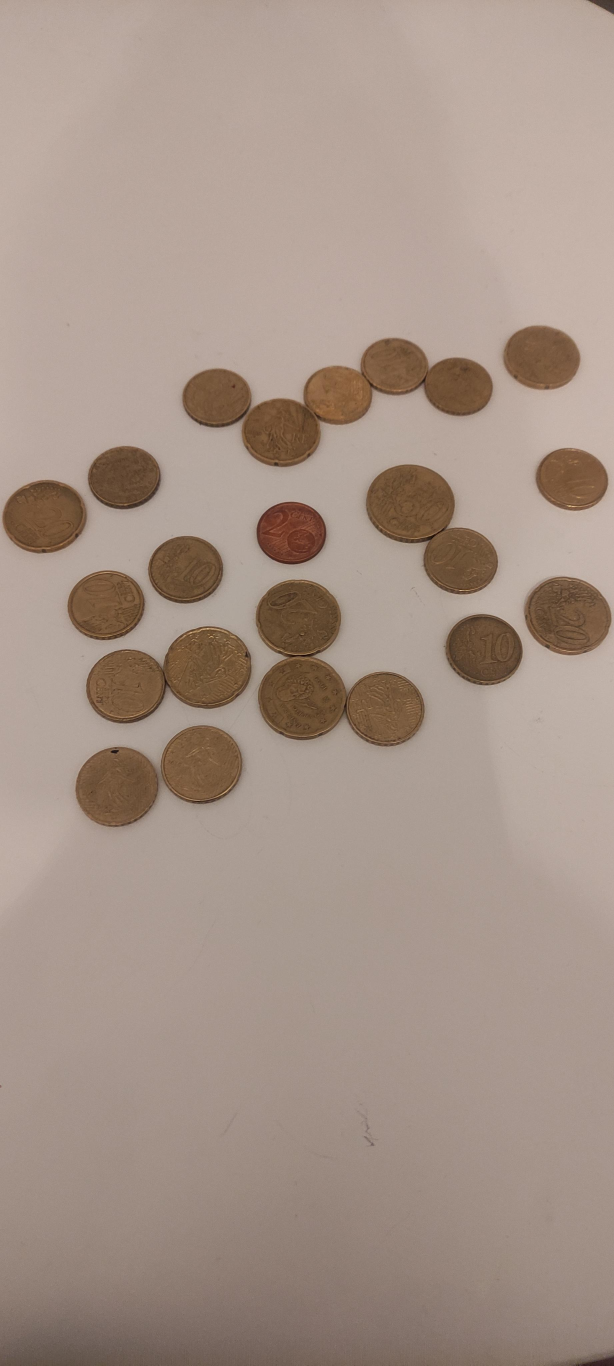
#> input picture Dataset/006.jpeg, 1842 x 4096 px, found by its file name (shown at 1/3 size); its folder holds only this picture in this run
$ python watershed.py
#> lines starting #> are read from the running program, lines starting #| are printed output that depends on the picture; after the words box and inside, x2 and y2 are one past the last pixel; in counts of white or black regions, pixels touching at a corner belong together
import cv2
import numpy as np
import matplotlib.pyplot as plt
import os

folder_path = "Dataset"

for filename in os.listdir(folder_path):
    if filename.endswith(".jpg") or filename.endswith(".jpeg") or filename.endswith(".png") or filename.endswith(".HEIC"):
        image_path = os.path.join(folder_path, filename)
        image = cv2.imread(image_path, cv2.IMREAD_COLOR)
#> image is the input picture: shape (4096, 1842, 3); mean B, G, R 135.9, 147.2, 165.3
        gray = cv2.cvtColor(image, cv2.COLOR_BGR2GRAY)
        blurred_image = cv2.medianBlur(gray, 31)
        binary_image = cv2.adaptiveThreshold(blurred_image,255,cv2.ADAPTIVE_THRESH_MEAN_C, cv2.THRESH_BINARY,801,2)
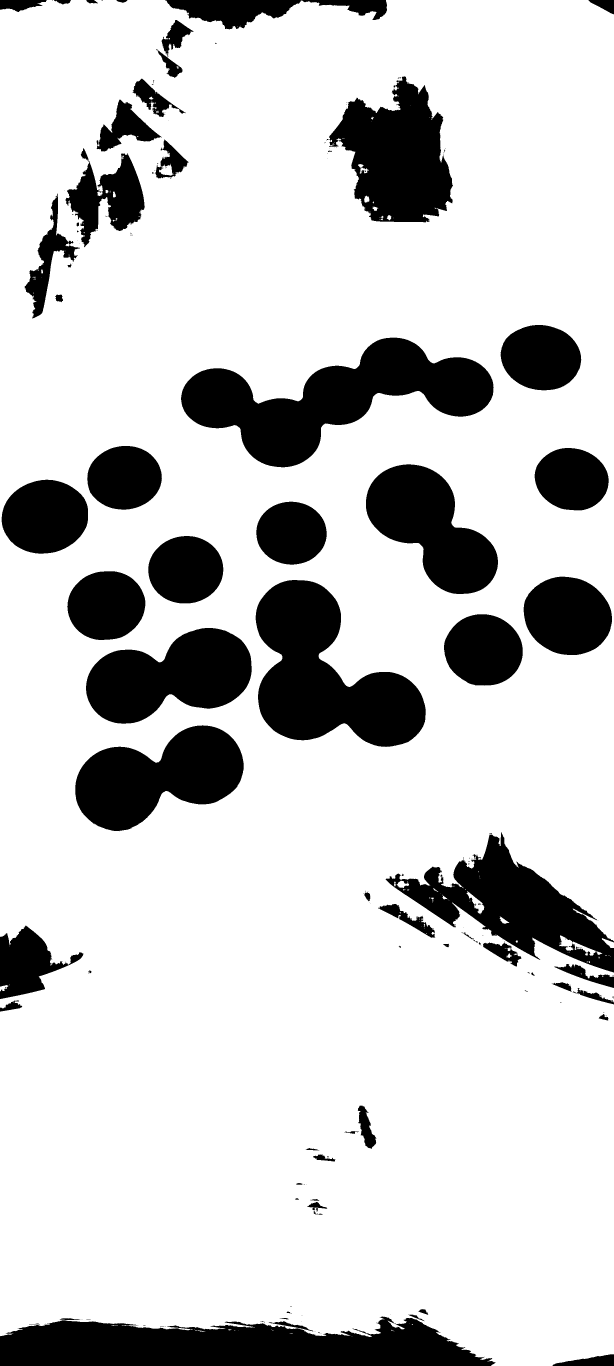
#> binary_image: shape (4096, 1842) (shown at 1/3 size); 80.8% white; 239 black regions (167 under 20 px), largest, box (x1, y1, x2, y2) and area: (0, 3949, 1487, 4096) 159306, (543, 1013, 1481, 1402) 158136, (767, 1740, 1277, 2241) 144277

        kernel = np.ones((3,3), np.uint8)
        opening = cv2.morphologyEx(binary_image, cv2.MORPH_OPEN, kernel=kernel, iterations=2)
#> opening: shape (4096, 1842); 80.7% white; 94 black regions (33 under 20 px)

        contours, _ = cv2.findContours(opening, cv2.RETR_TREE, cv2.CHAIN_APPROX_SIMPLE)
#> contours = 131 contours, 45 with area under 20; largest, box (x1, y1, x2, y2) and area: (0, 0, 1842, 4096) 7192934, (542, 1012, 1482, 1403) 159282, (766, 1739, 1278, 2242) 145138, (979, 228, 1360, 668) 103579, (225, 2175, 732, 2495) 98860

        #Créer une liste pour stocker les contours filtrés par taille
        filtered_contours = []

        #La taille minimale des cc à conserver
        min_contour_size = 3000

        #Filtrer les contours par taille
        for contour in contours:
            if cv2.contourArea(contour) > min_contour_size:
                filtered_contours.append(contour)
#> this loop made 131 passes
#> contour on passes 1, 4, 5, 7, 20, 24, 27: [[1032, 4001], [1032, 4005], [1036, 4005], [1036, 4001]], [[835, 3974], [835, 3980], [839, 3980], [839, 3974]], [[95, 3973], [95, 3977], [101, 3977], [101, 3973]], [[1757, 2860], [1757, 2865], [1762, 2865], [1762, 2860]], [[1453, 4070], [1454, 4069], [1455, 4070], [1454, 4071]], [[939, 3994], [940, 3993], [941, 3994], [940, 3995]], [[904, 3965], [905, 3964], [906, 3965], [905, 3966]]
#> after the loop, filtered_contours = 25 contours; largest, box (x1, y1, x2, y2) and area: (0, 0, 1842, 4096) 7192934, (542, 1012, 1482, 1403) 159282, (766, 1739, 1278, 2242) 145138, (979, 228, 1360, 668) 103579, (225, 2175, 732, 2495) 98860

        #Supprimer le + grand contours (la fenetre)
        largest_contour_index = max(range(len(filtered_contours)), key=lambda i: cv2.contourArea(filtered_contours[i]))
#> largest_contour_index = 0
        del filtered_contours[largest_contour_index]

        filtered_contour_image = np.ones_like(image) * 0
        for contour in filtered_contours:
            cv2.fillPoly(filtered_contour_image, pts=[contour], color=(255, 255, 255))
#> this loop made 24 passes
#> filtered_contour_image: shape (4096, 1842, 3); 15.1% white; 24 white regions, largest, box (x1, y1, x2, y2) and area: (542, 1012, 1482, 1403) 160417, (766, 1739, 1278, 2242) 145998, (979, 228, 1360, 668) 104485

        opening = filtered_contour_image
        opening = cv2.cvtColor(opening, cv2.COLOR_BGR2GRAY)

        dist_transform = cv2.distanceTransform(src=opening, distanceType=cv2.DIST_L2, maskSize=5)
        # [7 lines of commented-out code are left out]

        ret, sure_foreground = cv2.threshold(src=dist_transform, thresh=0.4*np.max(dist_transform), maxval=255, type=0)
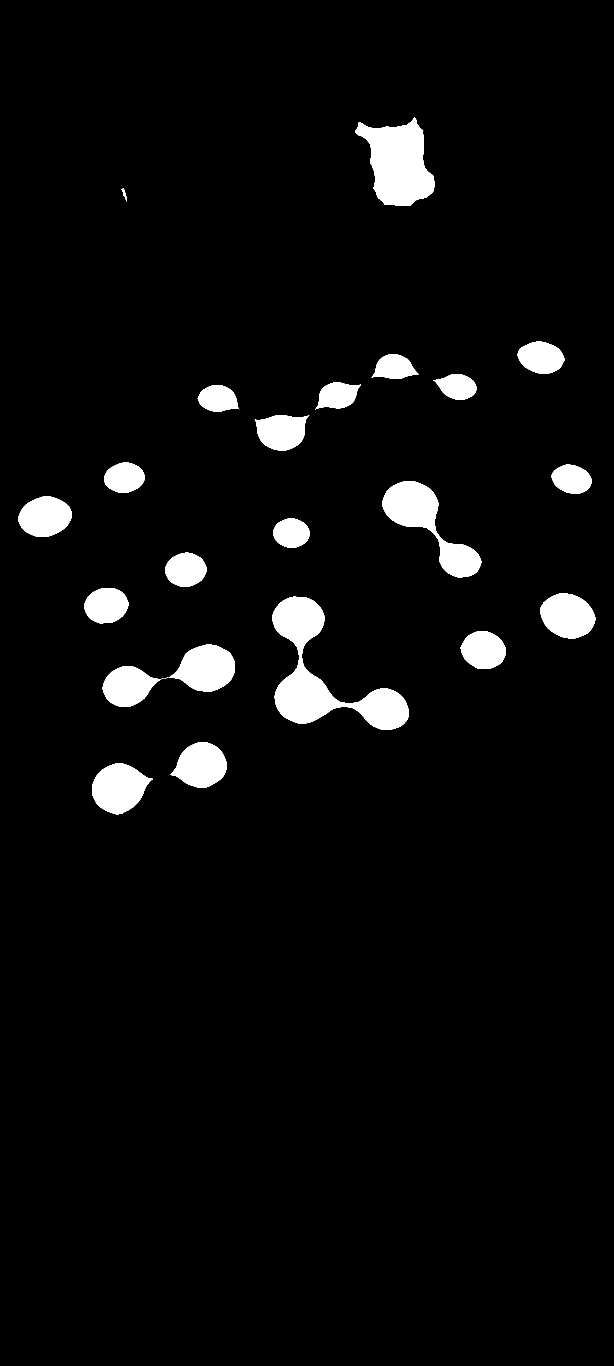
#> sure_foreground: shape (4096, 1842) float32 (shown at 1/3 size); 4.4% white; 26 white regions (4 under 20 px), largest, box (x1, y1, x2, y2) and area: (817, 1790, 1227, 2190) 54166, (1065, 352, 1305, 616) 39060, (1148, 1443, 1444, 1732) 29383
#> ret = 51.67
        sure_background = cv2.dilate(src=opening, kernel=kernel, iterations=1) #int
#> sure_background: shape (4096, 1842); 15.4% white; 24 white regions, largest, box (x1, y1, x2, y2) and area: (541, 1011, 1483, 1404) 163561, (765, 1738, 1279, 2243) 148502, (978, 227, 1361, 669) 106777
        sure_foreground = np.uint8(sure_foreground) # change its format to int
        unknown = cv2.subtract(sure_background, sure_foreground)
#> unknown: shape (4096, 1842); 11.1% white; 24 white regions
        ret, marker = cv2.connectedComponents(sure_foreground)
#> marker: shape (4096, 1842) int32; 27 distinct labels, from 0 to 26
#> ret = 27
        marker = marker + 1
#> marker: shape (4096, 1842) int32; 27 distinct labels, from 1 to 27
        marker[unknown == 255] = 0 # White area is turned into Black to find island for watershed
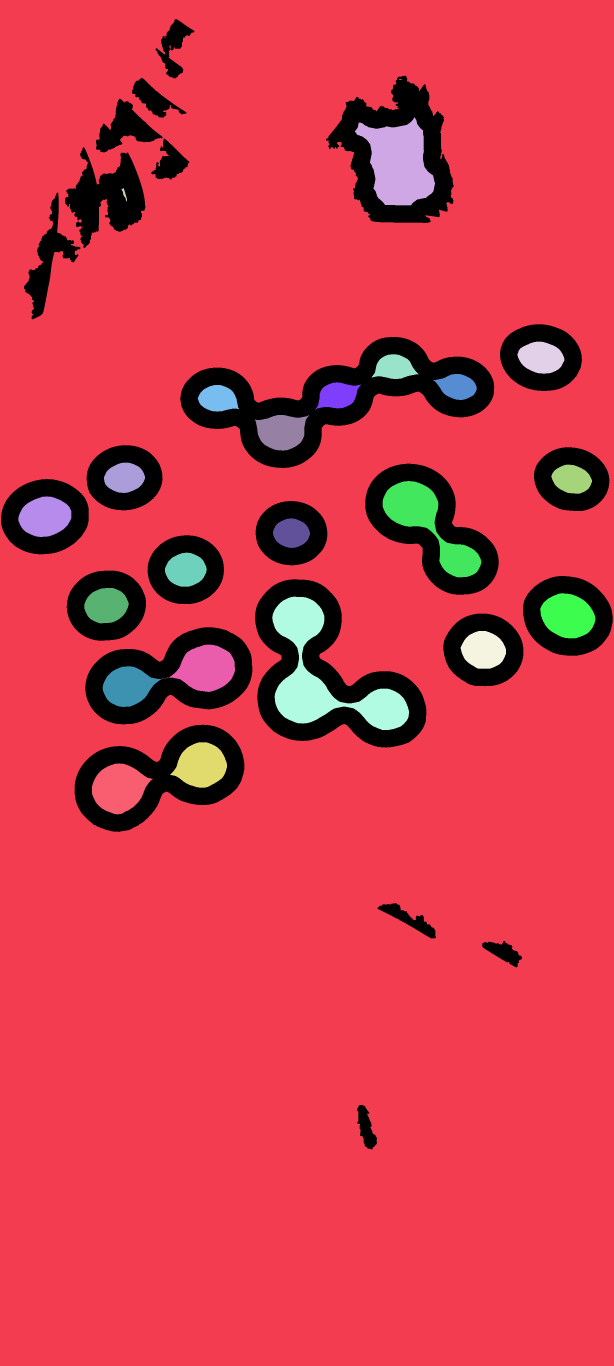
#> marker: shape (4096, 1842) int32 (shown at 1/3 size); 28 distinct labels, from 0 to 27; one colour per label, 0 black
        marker = cv2.watershed(image, markers=marker)
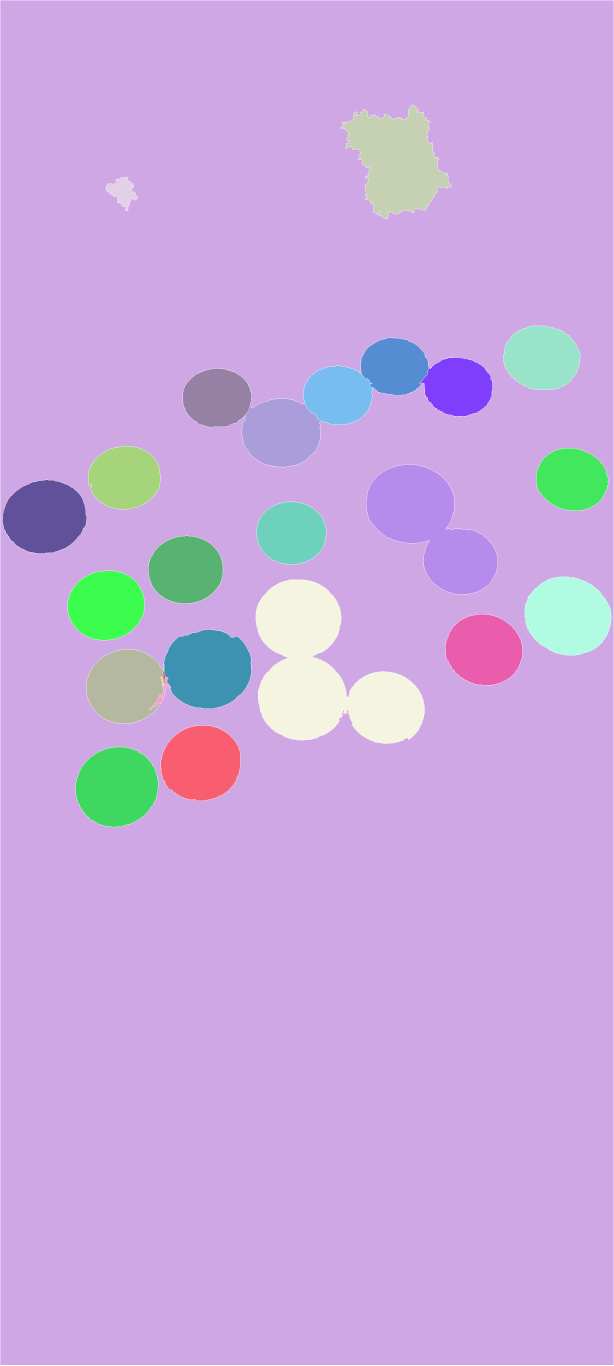
#> marker: shape (4096, 1842) int32 (shown at 1/3 size); 28 distinct labels, from -1 to 27; one colour per label, 0 black, -1 white
        contour, hierarchy = cv2.findContours(image=marker.copy(), mode=cv2.RETR_CCOMP, method=cv2.CHAIN_APPROX_SIMPLE)
#> contour = 44 contours; largest, box (x1, y1, x2, y2) and area: (1, 1, 1841, 4095) 7527027, (547, 1011, 1479, 1403) 155144, (766, 1737, 1276, 2232) 141920, (768, 1739, 1274, 2230) 138058, (257, 1887, 757, 2172) 92948
        for i in range(len(contour)):

            if hierarchy[0][i][3] == -1:
#> (the run stopped early here; a loop or call above may not have finished)

$ run again, on Dataset/010.jpeg
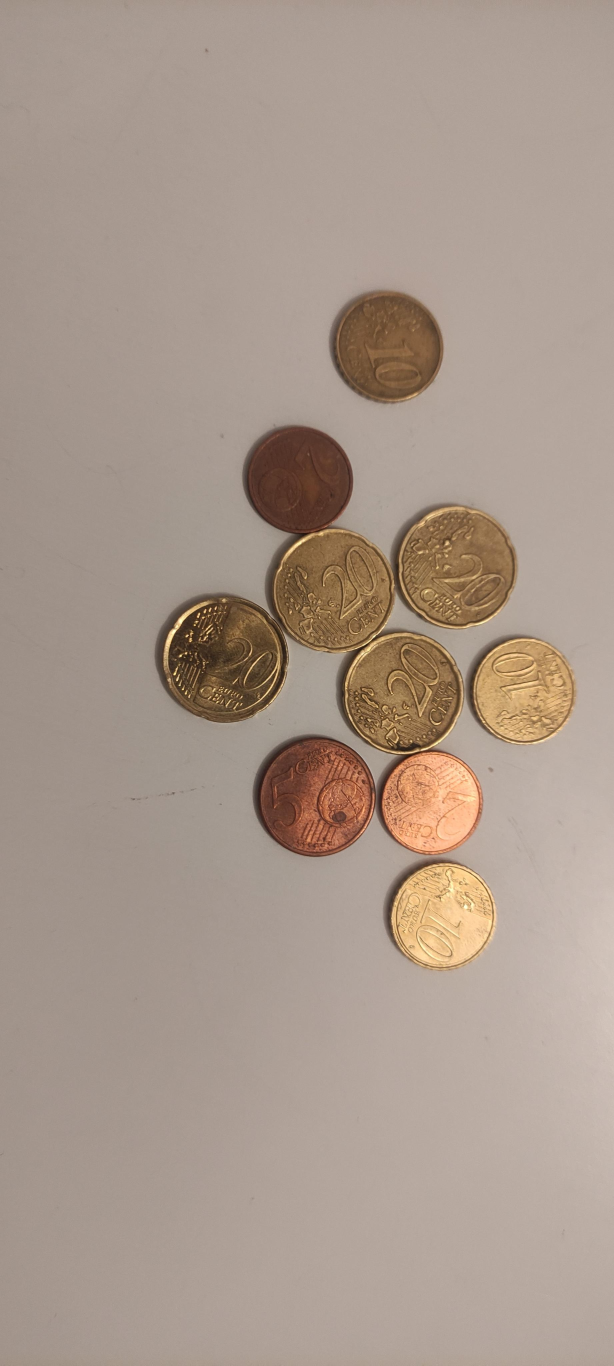
#> input picture Dataset/010.jpeg, 1842 x 4096 px, found by its file name (shown at 1/3 size)
#> image is the input picture: shape (4096, 1842, 3); mean B, G, R 140.3, 152.5, 169
#> `binary_image = cv2.adaptiveThreshold(blurred_image,255,cv2.ADAPTIVE_TH..`:
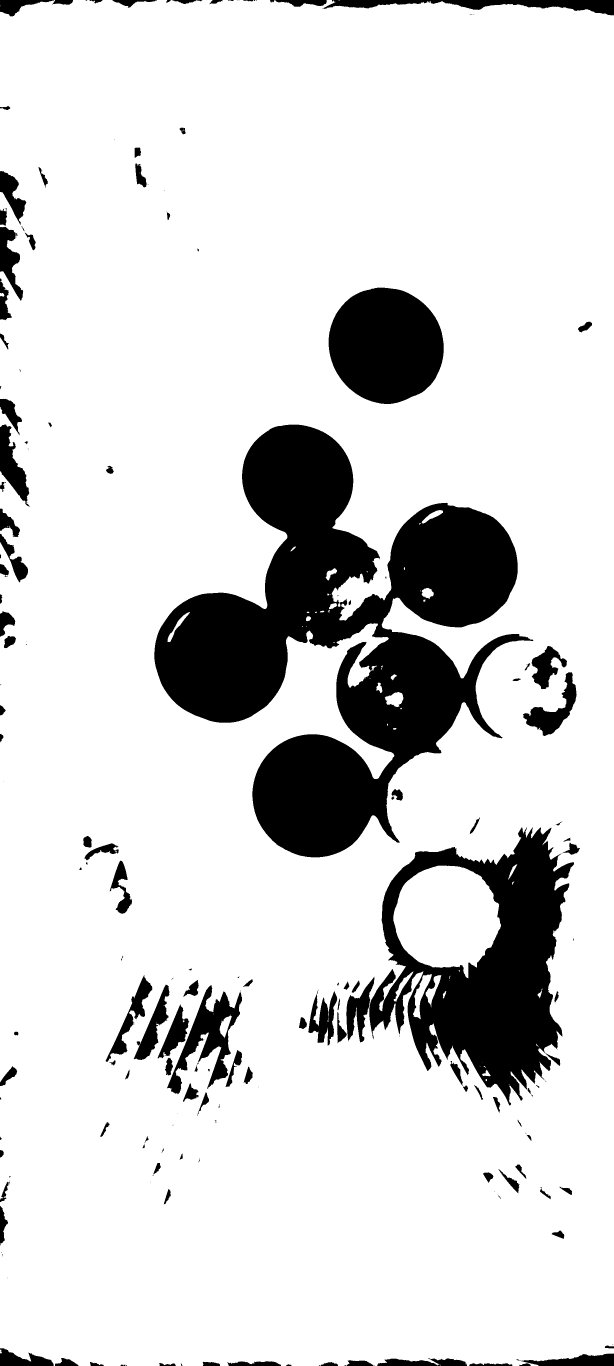
#> binary_image: shape (4096, 1842) (shown at 1/3 size); 84.6% white; 218 black regions (85 under 20 px), largest, box (x1, y1, x2, y2) and area: (463, 1274, 1600, 2572) 637715, (1108, 2482, 1722, 3317) 235025, (986, 863, 1331, 1212) 94205
#> contours = 174 contours, 60 with area under 20; largest, box (x1, y1, x2, y2) and area: (0, 0, 1842, 4096) 7448740, (462, 1273, 1601, 2573) 648897, (1011, 2481, 1723, 3318) 332194, (985, 862, 1332, 1213) 94697, (1180, 2597, 1503, 2933) 77382
#> the loop `for contour in contours:` made 174 passes
#> contour on passes 2, 5, 7: [[0, 4049], [0, 4054], [2, 4054], [2, 4049]], [[12, 627], [12, 632], [16, 632], [16, 627]], [[541, 4090], [542, 4089], [543, 4090], [542, 4091]]
#> after the loop `for contour in contours:`: filtered_contours = 12 contours; largest, box (x1, y1, x2, y2) and area: (0, 0, 1842, 4096) 7448740, (462, 1273, 1601, 2573) 648897, (1011, 2481, 1723, 3318) 332194, (985, 862, 1332, 1213) 94697, (1180, 2597, 1503, 2933) 77382
#> largest_contour_index = 0
#> the loop `for contour in filtered_contours:` made 11 passes
#> `ret, sure_foreground = cv2.threshold(src=dist_transform, thresh=0.4*np..`: ret = 85.25
#> sure_background: shape (4096, 1842); 15.8% white; 10 white regions, largest, box (x1, y1, x2, y2) and area: (461, 1272, 1602, 2574) 664168, (1010, 2480, 1724, 3319) 342274, (984, 861, 1333, 1214) 96591
#> unknown: shape (4096, 1842); 11.8% white; 10 white regions
#> `ret, marker = cv2.connectedComponents(sure_foreground)`: ret = 9
#> `marker = cv2.watershed(image, markers=marker)`:
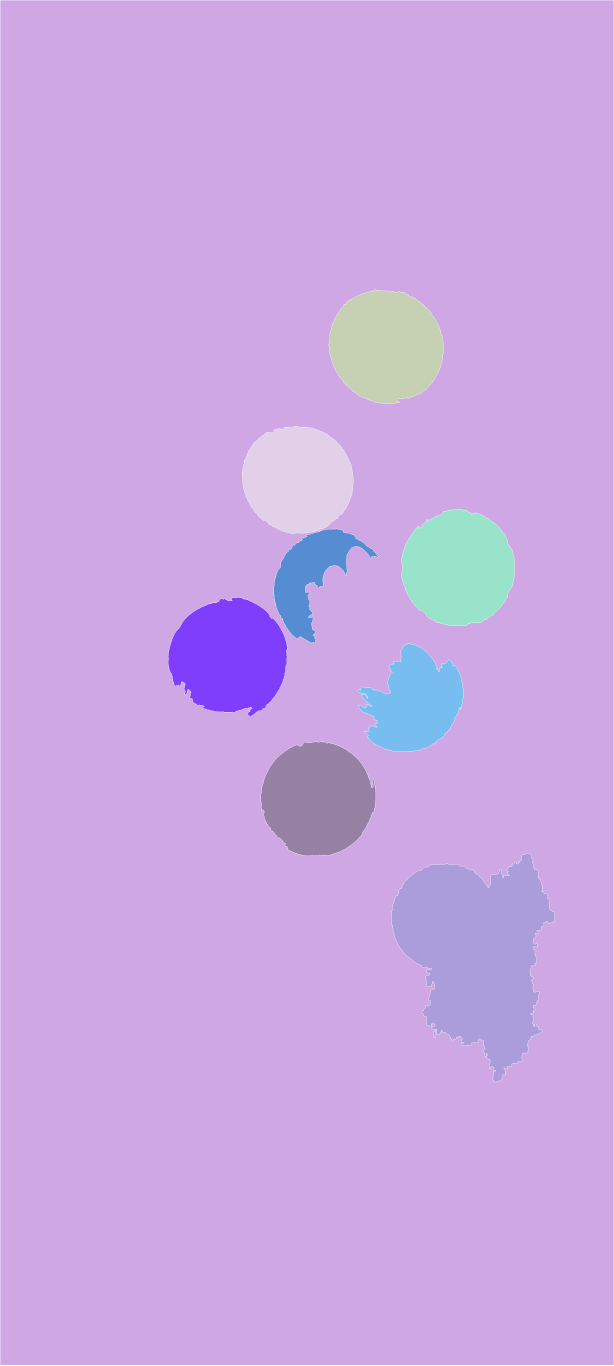
#> marker: shape (4096, 1842) int32 (shown at 1/3 size); 10 distinct labels, from -1 to 9; one colour per label, 0 black, -1 white
#> `contour, hierarchy = cv2.findContours(image=marker.copy(), mode=cv2.RE..`: contour = 17 contours; largest, box (x1, y1, x2, y2) and area: (1, 1, 1841, 4095) 7527027, (1172, 2558, 1667, 3249) 207882, (1174, 2560, 1665, 3247) 202480, (503, 1791, 864, 2152) 97326, (505, 1793, 862, 2150) 94958
